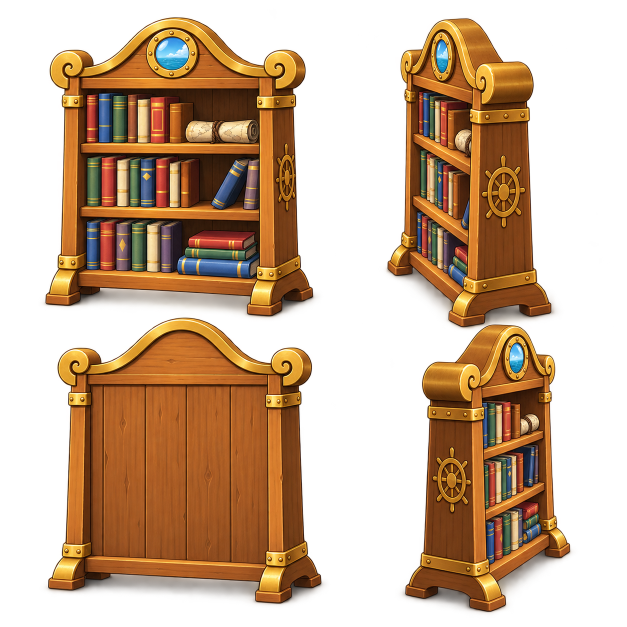
#> input picture tools/launcher-room/furniture-source-png/bookshelf.png, 1254 x 1254 px (shown at 1/2 size); its folder holds only this picture in this run
$ python prepare_furniture_views.py
#> lines starting #> are read from the running program, lines starting #| are printed output that depends on the picture; after the words box and inside, x2 and y2 are one past the last pixel; in counts of white or black regions, pixels touching at a corner belong together
"""Split GPT-generated four-view furniture sheets into aligned transparent sprites.

The 2 x 2 source order is front, right, back, left. Sources are retained as
unmodified PNG files in furniture-source-png; this script only derives WebP.
"""

from pathlib import Path
import hashlib

import cv2
import numpy as np
from PIL import Image, ImageChops


ROOT = Path(__file__).resolve().parents[2]
SOURCES = ROOT / "tools" / "launcher-room" / "furniture-source-png"
OUTPUT = ROOT / "public" / "images" / "launcher_room" / "furniture_views"
KEYS = (
    "bookshelf",
    "helm",
    "kitchen-table",
    "map-table",
    "medicine-cabinet",
    "piano",
    "swords-rack",
    "tangerine-tree",
    "tool-bench",
    "treasure-chest",
)
SIZE = 384
MARGIN = 12


def read_views(path: Path) -> list[Image.Image]:
    image = Image.open(path).convert("RGBA")
#> image is the input picture: PIL image 1254x1254 RGBA; mean R, G, B, A 75.8, 46.9, 21.4, 121
    if image.width != image.height or image.width < 1024 or image.width % 2:
        raise ValueError(f"{path.name}: expected even square 1024px+ source")
    half = image.width // 2
#> half = 627
    pixels = np.asarray(image).copy()
    solid = (pixels[:, :, 3] >= 5).astype(np.uint8)
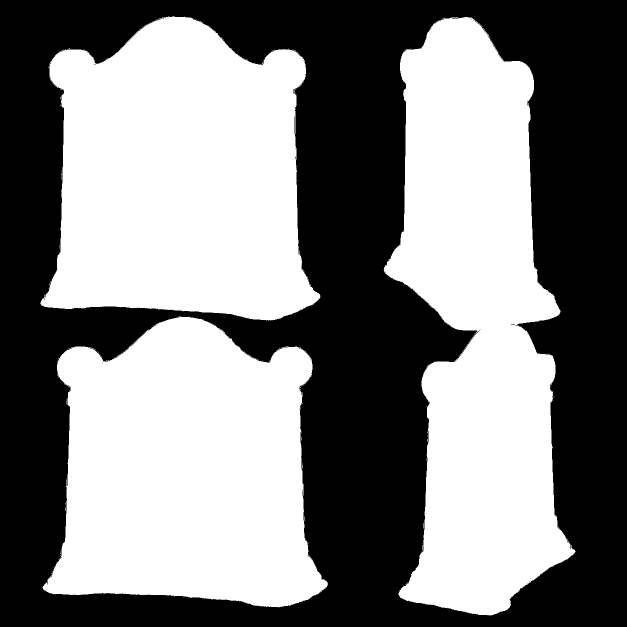
#> solid: shape (1254, 1254) (shown at 1/2 size); values 0 (black) and 1 (white), 50.6% white; 19 black regions (18 under 20 px), largest, box (x1, y1, x2, y2) and area: (0, 0, 1254, 1254) 777506
    count, labels, stats, centroids = cv2.connectedComponentsWithStats(solid, connectivity=8)
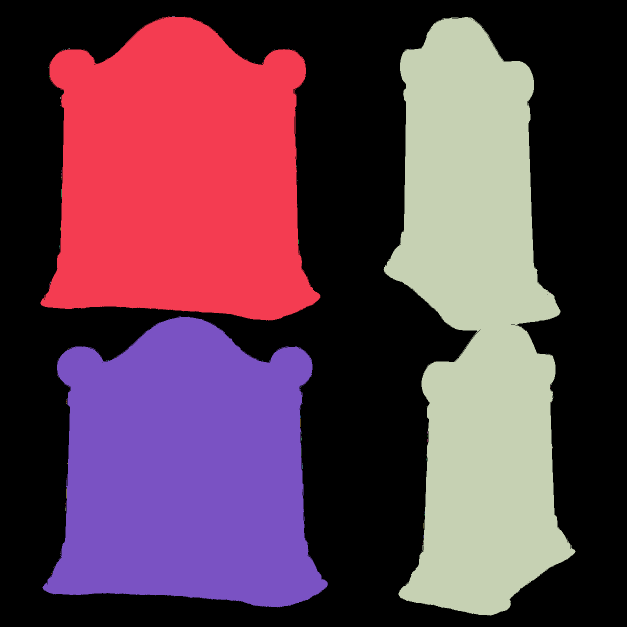
#> labels: shape (1254, 1254) int32 (shown at 1/2 size); 104 distinct labels, from 0 to 103; one colour per label, 0 black
#> count = 104; stats = 104 rows, first 6: [0, 0, 1254, 1254, 777551], [81, 33, 560, 608, 260561], [344, 32, 6, 1, 6], [767, 34, 384, 1197, 284332], [136, 97, 1, 1, 1], [138, 97, 2, 1, 2]; centroids = 104 pairs, first value 97 to 1106, second value 32 to 1183
    substantial = [i for i in range(1, count) if stats[i, cv2.CC_STAT_AREA] > 100000]
#> substantial = [1, 3, 42]
    # Most sheets have a clear gutter around all four complete objects. Extract
    # those full silhouettes before quadrant splitting so overhanging sword or
    # piano edges are not chopped at the grid midpoint.
    if len(substantial) == 4:
        result: list[Image.Image | None] = [None] * 4
        for label in substantial:
            cx, cy = centroids[label]
            index = int(cx >= half) + 2 * int(cy >= half)
            keep = cv2.dilate((labels == label).astype(np.uint8), np.ones((3, 3), np.uint8), iterations=1)
            separate = pixels.copy()
            separate[:, :, 3] *= keep
            if result[index] is not None:
                break
            result[index] = Image.fromarray(separate, "RGBA")
        else:
            if all(view is not None for view in result):
                return result  # type: ignore[return-value]
    boxes = (
        (0, 0, half, half),
        (half, 0, image.width, half),
        (0, half, half, image.height),
        (half, half, image.width, image.height),
    )
    return [image.crop(box) for box in boxes]


def bounds(view: Image.Image, key: str, rotation: int):
    alpha = view.getchannel("A")
    # Include softly faded ground contact while ignoring isolated one-pixel dust.
    bound = alpha.point(lambda x: 255 if x >= 5 else 0).getbbox()
    if not bound:
        raise ValueError(f"{key}/{rotation}: fully transparent view")
    if bound[2] - bound[0] < 150 or bound[3] - bound[1] < 150:
        raise ValueError(f"{key}/{rotation}: furniture too small")
    return bound


def isolate_main_silhouette(view: Image.Image, key: str, rotation: int) -> Image.Image:
    """Remove pieces leaking into this quadrant from another sprite panel."""
#> called with key = 'bookshelf', rotation = 0
    pixels = np.asarray(view).copy()
    solid = (pixels[:, :, 3] >= 5).astype(np.uint8)
#> solid: shape (627, 627); values 0 (black) and 1 (white), 66% white; 11 black regions (9 under 20 px), largest, box (x1, y1, x2, y2) and area: (0, 0, 627, 627) 133409, (587, 609, 627, 627) 382
    count, labels, stats, _ = cv2.connectedComponentsWithStats(solid, connectivity=8)
#> labels: shape (627, 627) int32; 39 distinct labels, from 0 to 38
#> count = 39; stats = 39 rows, first 6: [0, 0, 627, 627, 133809], [81, 33, 546, 594, 259226], [344, 32, 6, 1, 6], [136, 97, 1, 1, 1], [138, 97, 2, 1, 2], [576, 97, 1, 1, 1]
    if count < 2:
        raise ValueError(f"{key}/{rotation}: no visible furniture")
    main = 1 + int(np.argmax(stats[1:, cv2.CC_STAT_AREA]))
#> main = 1
    # A one-pixel border retains antialiased color and softly faded shadows.
    keep = cv2.dilate((labels == main).astype(np.uint8), np.ones((3, 3), np.uint8), iterations=1)
#> keep: shape (627, 627); values 0 (black) and 1 (white), 66.7% white; 2 black regions, box (x1, y1, x2, y2) and area: (0, 0, 627, 627) 130745, (591, 610, 627, 627) 324
    discarded = int(np.count_nonzero((pixels[:, :, 3] > 0) & (keep == 0)))
#> discarded = 5780
    pixels[:, :, 3] *= keep
#> pixels: shape (627, 627, 4); mean R, G, B, A 93.8, 62.4, 33.2, 159.2
    if discarded:
        print(f"{key}/{rotation}: removed {discarded} neighboring-panel pixels")
#| bookshelf/0: removed 5780 neighboring-panel pixels
    return Image.fromarray(pixels, "RGBA")


def process(key: str) -> None:
    path = SOURCES / f"{key}.png"
    if not path.exists():
        raise FileNotFoundError(path)
    views = [isolate_main_silhouette(view, key, i) for i, view in enumerate(read_views(path))]
#> in isolate_main_silhouette (call 2), `solid = (pixels[:, :, 3] >= 5).astype(np.uint8)`: solid: shape (627, 627); values 0 (black) and 1 (white), 36.3% white; 4 white regions (2 under 20 px), largest, box (x1, y1, x2, y2) and area: (140, 34, 494, 627) 142581, (0, 580, 14, 607) 234
#> in isolate_main_silhouette (call 2), `count, labels, stats, _ = cv2.connectedComponentsWithStats(solid, conn..`: labels: shape (627, 627) int32; 5 distinct labels, from 0 to 4
#> in isolate_main_silhouette (call 2), `keep = cv2.dilate((labels == main).astype(np.uint8), np.ones((3, 3), n..`: keep: shape (627, 627); values 0 (black) and 1 (white), 36.8% white; 1 white region, box (x1, y1, x2, y2) and area: (139, 33, 495, 627) 144481
#> in isolate_main_silhouette (call 2), `pixels[:, :, 3] *= keep`: pixels: shape (627, 627, 4); mean R, G, B, A 54.5, 33.7, 14.6, 88.1
#| bookshelf/1: removed 5616 neighboring-panel pixels
#> call 3 of isolate_main_silhouette, with key = 'bookshelf', rotation = 2
#> in isolate_main_silhouette (call 3), `solid = (pixels[:, :, 3] >= 5).astype(np.uint8)`: solid: shape (627, 627); values 0 (black) and 1 (white), 63.6% white; 4 black regions (3 under 20 px), largest, box (x1, y1, x2, y2) and area: (0, 0, 627, 627) 143085
#> in isolate_main_silhouette (call 3), `count, labels, stats, _ = cv2.connectedComponentsWithStats(solid, conn..`:
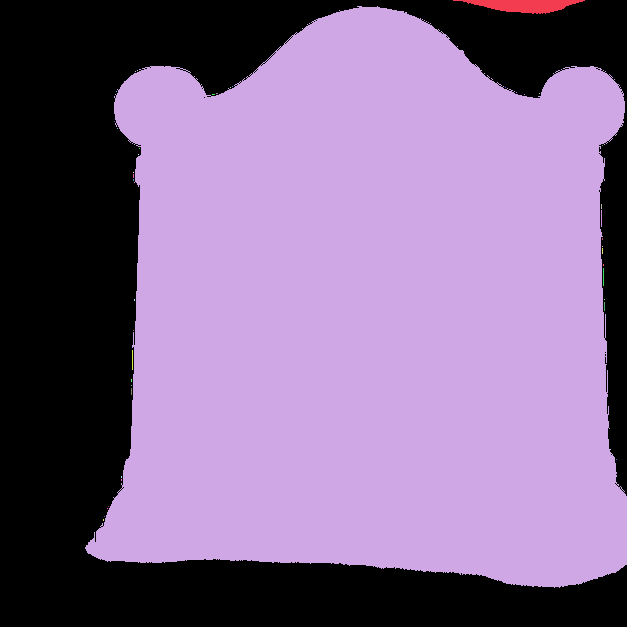
#> labels: shape (627, 627) int32; 44 distinct labels, from 0 to 43; one colour per label, 0 black
#> in isolate_main_silhouette (call 3), `count, labels, stats, _ = cv2.connectedComponentsWithStats(solid, conn..`: count = 44; stats = 44 rows, first 6: [0, 0, 627, 627, 143089], [453, 0, 132, 14, 1101], [85, 6, 542, 582, 248808], [135, 71, 1, 1, 1], [137, 70, 1, 1, 1], [230, 87, 1, 1, 1]
#> in isolate_main_silhouette (call 3), `main = 1 + int(np.argmax(stats[1:, cv2.CC_STAT_AREA]))`: main = 2
#> in isolate_main_silhouette (call 3), `keep = cv2.dilate((labels == main).astype(np.uint8), np.ones((3, 3), n..`: keep: shape (627, 627); values 0 (black) and 1 (white), 64% white; 1 black region, box (x1, y1, x2, y2) and area: (0, 0, 627, 627) 141354
#> in isolate_main_silhouette (call 3), `discarded = int(np.count_nonzero((pixels[:, :, 3] > 0) & (keep == 0)))`: discarded = 8581
#> in isolate_main_silhouette (call 3), `pixels[:, :, 3] *= keep`: pixels: shape (627, 627, 4); mean R, G, B, A 103.5, 59.4, 22.8, 151.7
#| bookshelf/2: removed 8581 neighboring-panel pixels
#> call 4 of isolate_main_silhouette, with key = 'bookshelf', rotation = 3
#> in isolate_main_silhouette (call 4), `solid = (pixels[:, :, 3] >= 5).astype(np.uint8)`: solid: shape (627, 627); values 0 (black) and 1 (white), 36.3% white; 22 white regions (20 under 20 px), largest, box (x1, y1, x2, y2) and area: (170, 0, 524, 604) 141751, (0, 498, 29, 564) 983
#> in isolate_main_silhouette (call 4), `count, labels, stats, _ = cv2.connectedComponentsWithStats(solid, conn..`:
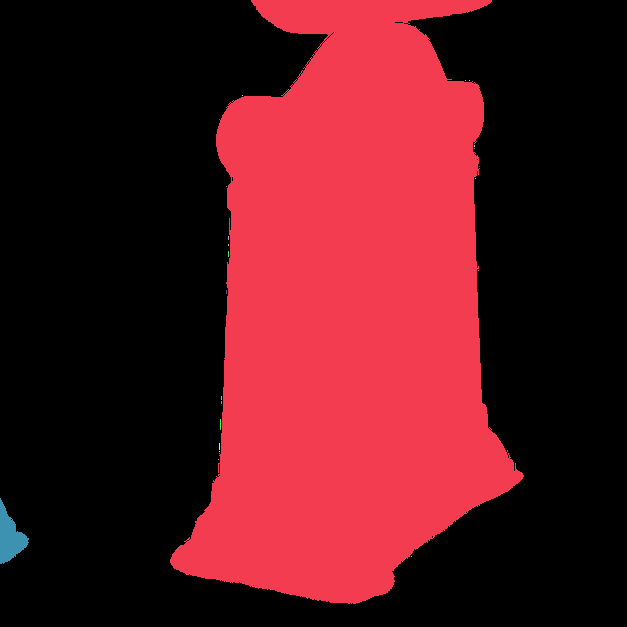
#> labels: shape (627, 627) int32; 23 distinct labels, from 0 to 22; one colour per label, 0 black
#> in isolate_main_silhouette (call 4), `count, labels, stats, _ = cv2.connectedComponentsWithStats(solid, conn..`: count = 23; stats = 23 rows, first 6: [0, 0, 627, 627, 250341], [170, 0, 354, 604, 141751], [465, 80, 1, 1, 1], [469, 80, 1, 1, 1], [242, 95, 1, 1, 1], [474, 145, 1, 2, 2]
#> in isolate_main_silhouette (call 4), `main = 1 + int(np.argmax(stats[1:, cv2.CC_STAT_AREA]))`: main = 1
#> in isolate_main_silhouette (call 4), `keep = cv2.dilate((labels == main).astype(np.uint8), np.ones((3, 3), n..`: keep: shape (627, 627); values 0 (black) and 1 (white), 36.6% white; 1 white region, box (x1, y1, x2, y2) and area: (169, 0, 525, 605) 144078
#> in isolate_main_silhouette (call 4), `discarded = int(np.count_nonzero((pixels[:, :, 3] > 0) & (keep == 0)))`: discarded = 8114
#> in isolate_main_silhouette (call 4), `pixels[:, :, 3] *= keep`:
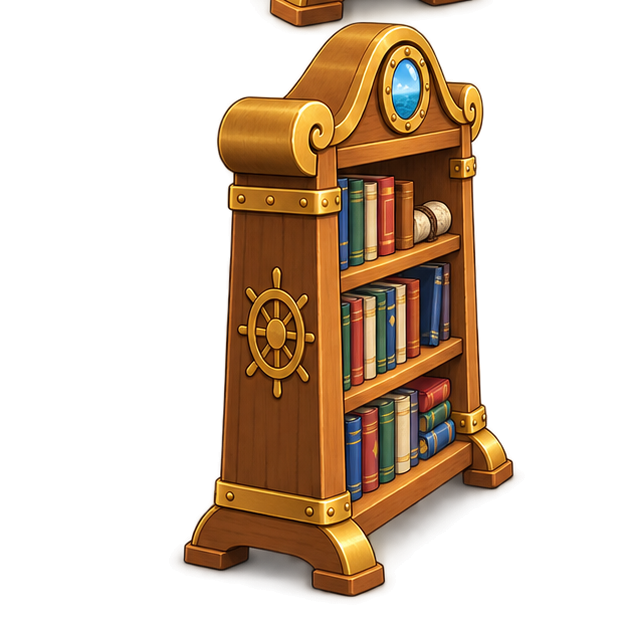
#> pixels: shape (627, 627, 4); mean R, G, B, A 51.4, 32.1, 14.8, 84.4; transparent parts drawn white
#| bookshelf/3: removed 8114 neighboring-panel pixels
#> views = 4 items
    boxes = [bounds(view, key, i) for i, view in enumerate(views)]
#> in bounds, `bound = alpha.point(lambda x: 255 if x >= 5 else 0).getbbox()`: bound = (81, 33, 627, 627)
#> boxes = [(81, 33, 627, 627), (140, 34, 494, 627), (85, 6, 627, 588), (170, 0, 524, 604)]
    widths = [b[2] - b[0] for b in boxes]
#> widths = [546, 354, 542, 354]
    heights = [b[3] - b[1] for b in boxes]
#> heights = [594, 593, 582, 604]
    scale = min((SIZE - 2 * MARGIN) / max(widths), (SIZE - 2 * MARGIN) / max(heights))
#> scale = 0.596

    rendered = []
    output = OUTPUT / key
    output.mkdir(parents=True, exist_ok=True)
    for rotation, (view, box) in enumerate(zip(views, boxes)):
        cut = view.crop(box)
        scaled = cut.resize((round(cut.width * scale), round(cut.height * scale)), Image.Resampling.LANCZOS)
        canvas = Image.new("RGBA", (SIZE, SIZE), (0, 0, 0, 0))
        x = (SIZE - scaled.width) // 2
        y = SIZE - MARGIN - scaled.height
        canvas.alpha_composite(scaled, (x, y))
        # The tall right-column bookshelf drawings touch each other across the
        # sheet gutter. A sliver of the upper shelf survives component isolation
        # just above and to the right of the lower-left-facing shelf.
        if key == "bookshelf" and rotation == 3:
            clean = np.asarray(canvas).copy()
            clean[:26, :, 3] = 0
            clean[:35, :185, 3] = 0
            clean[:80, 310:, 3] = 0
            canvas = Image.fromarray(clean, "RGBA")
        target = output / f"{rotation}.webp"
        canvas.save(target, "WEBP", lossless=True, method=6)
        rendered.append(canvas)
        digest = hashlib.sha256(target.read_bytes()).hexdigest()[:16]
        print(f"{key}/{rotation} {target.stat().st_size} bytes alpha={canvas.getchannel('A').getbbox()} sha256={digest}")
#> this loop made 1 pass
#> (rotation, box, x, y, digest) on pass 1: (0, (81, 33, 627, 627), 29, 18, '39c5f3368fc5c26d')
#> pass 1, in process, `scaled = cut.resize((round(cut.width * scale), round(cut.height * scal..`:
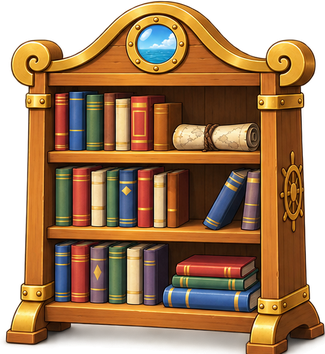
#> scaled: PIL image 325x354 RGBA; mean R, G, B, A 110.6, 74, 40, 193; transparent parts drawn white
#> pass 1, in process, `canvas.save(target, "WEBP", lossless=True, method=6)`:
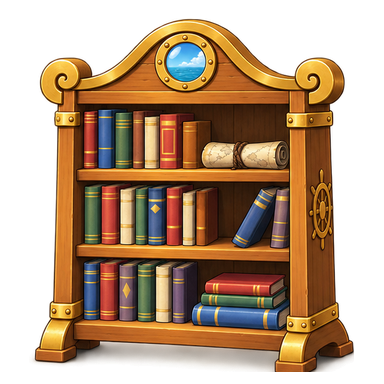
#> saved as 0.webp: PIL image 384x384 RGBA; mean R, G, B, A 86.3, 57.8, 31.2, 150.6; transparent parts drawn white
#> after the loop, rendered = 1 item

    # This catches accidentally repeated identical panels; visual review still matters.
    for first in range(4):
        for second in range(first + 1, 4):
            if not ImageChops.difference(rendered[first], rendered[second]).getbbox():
                raise ValueError(f"{key}: views {first} and {second} are identical")


if __name__ == "__main__":
    for item in KEYS:
#> (the run stopped early here; a loop or call above may not have finished)
